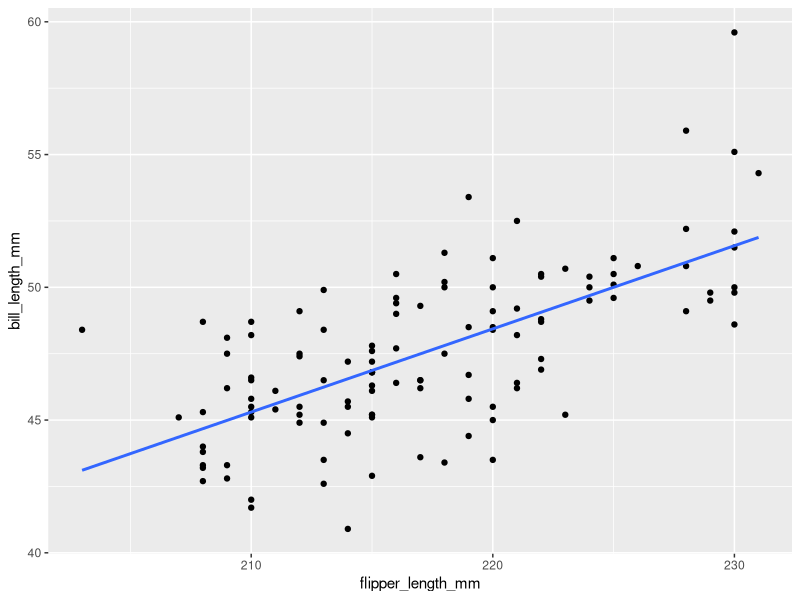
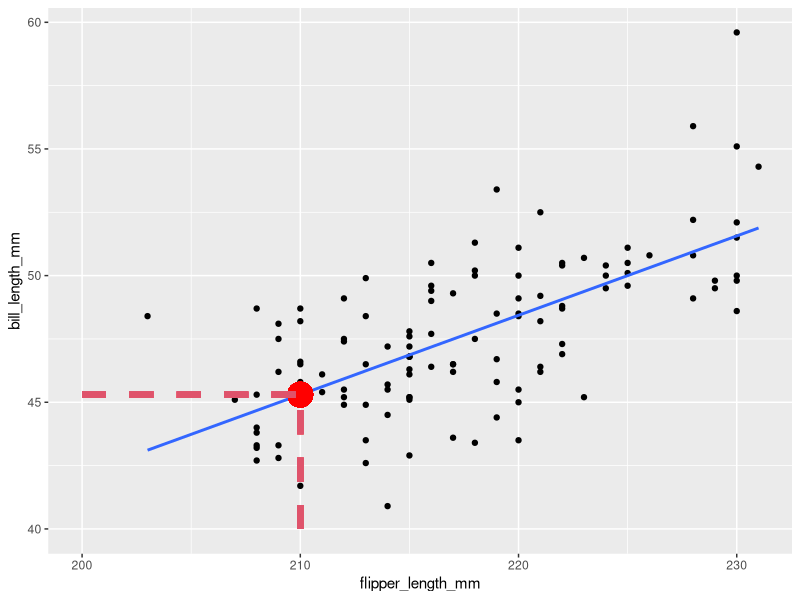
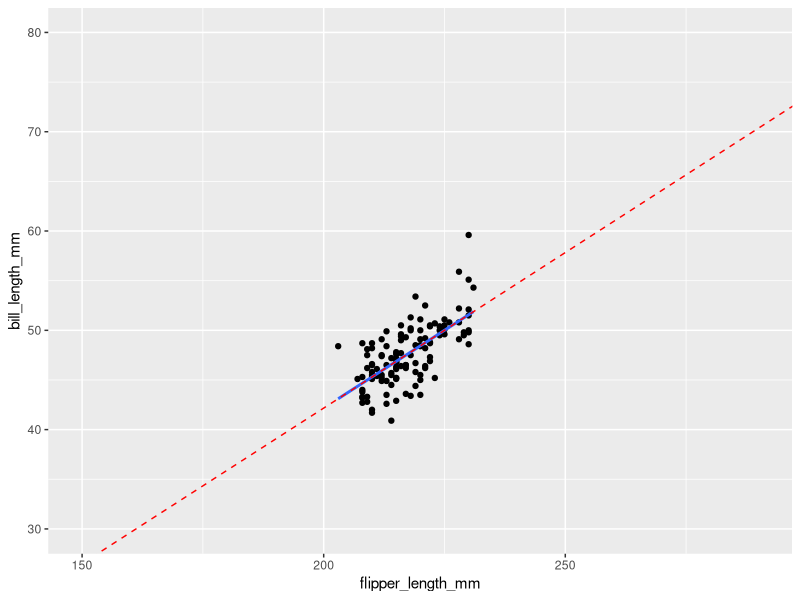
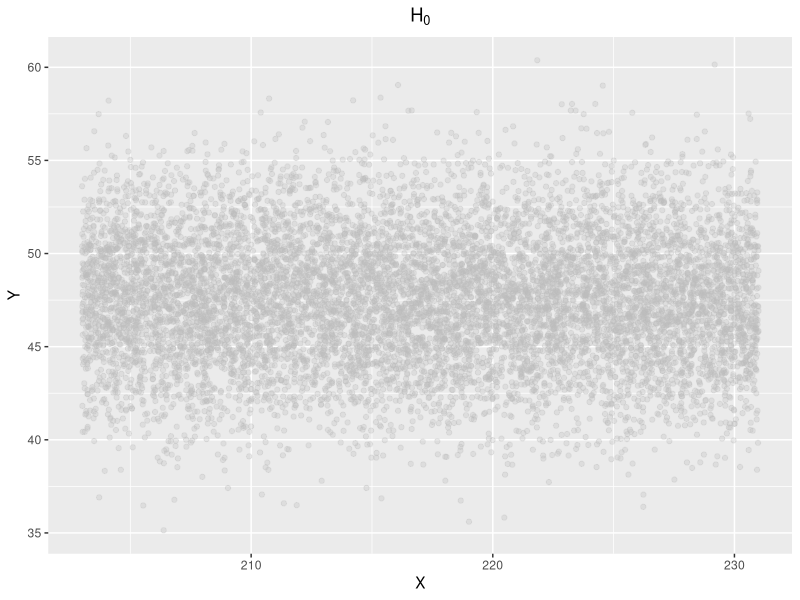
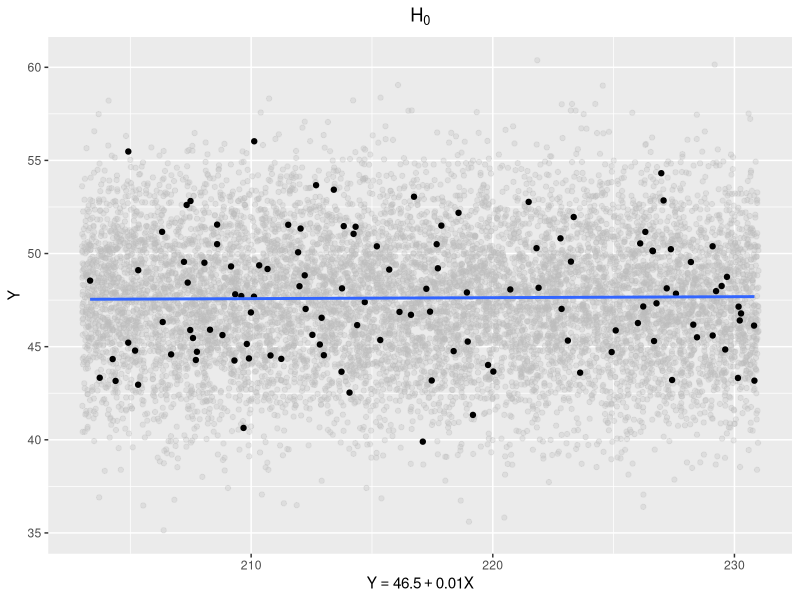
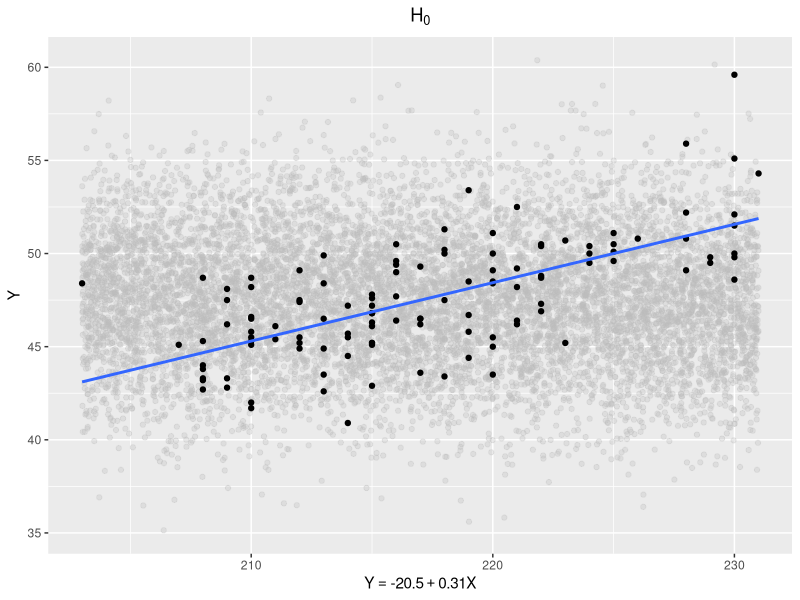
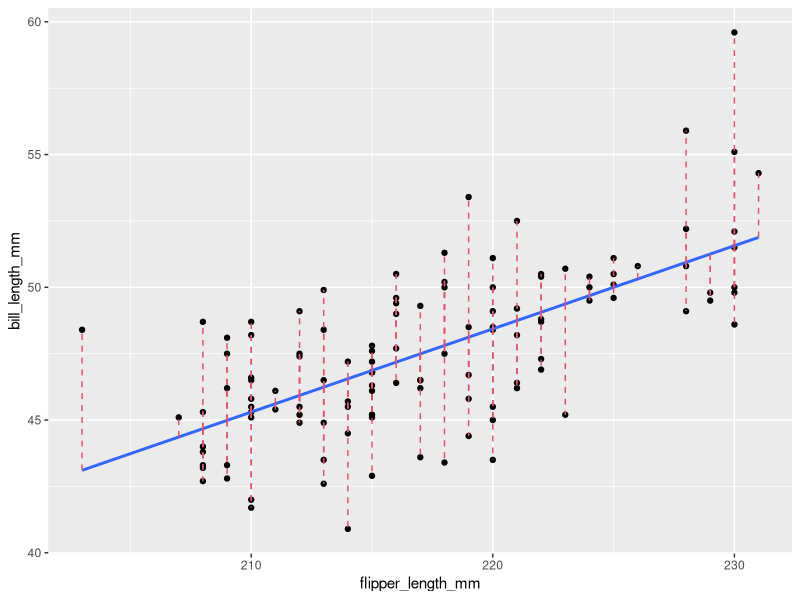
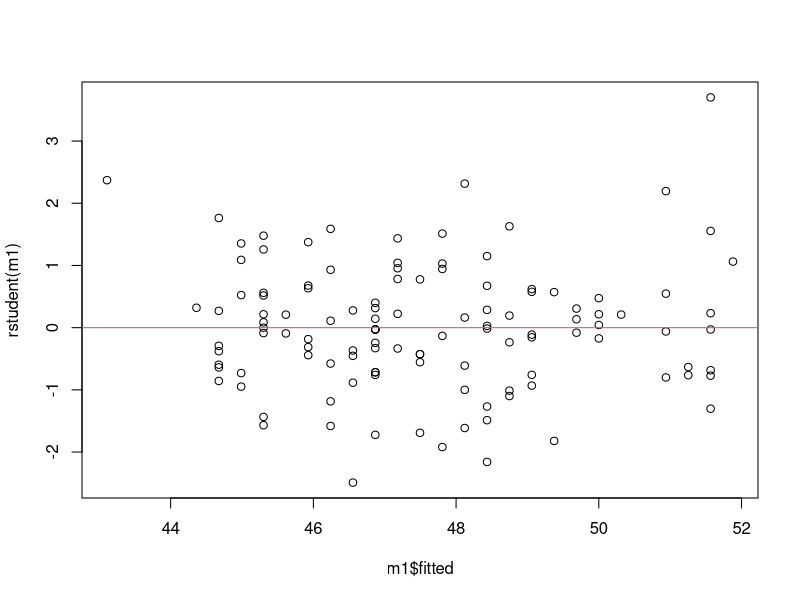

Write the R code that produced these figures, in order.
library(tidyverse)
library(palmerpenguins)
options(repr.plot.width=6, repr.plot.height=4)

data(penguins)
penguins %>% head()

penguins %>% 
  distinct(species, island)

Gentoo = penguins %>% 
  filter(species == 'Gentoo') %>% 
  na.omit() 
Gentoo %>% dim()

plt1 = ggplot(data = Gentoo, mapping = aes(x = flipper_length_mm, y = bill_length_mm)) +
    geom_point() +
    geom_smooth(method = 'lm', se = F)
plt1

m1 = lm(bill_length_mm ~ flipper_length_mm, data = Gentoo)
m1

(beta0 = m1$coefficients[1])
(beta1 = m1$coefficients[2])

Xextra = 210
(bico_predito = beta0 + beta1 * Xextra)

Xextra = 210
(bico_predito = beta0 + beta1 * Xextra)
plt1 +
    geom_point(aes(x = Xextra, y = bico_predito), colour="red", size = 8) +
    geom_segment(aes(x = 200, xend = Xextra, y = bico_predito, yend = bico_predito), linetype = 2, col = 2, size = 2) +
    geom_segment(aes(x = Xextra, xend = Xextra, y = 40, yend = bico_predito), linetype = 2, col = 2, size = 2)


plt1 +
    xlim(c(150, 290)) + ylim(c(30, 80)) +
    geom_abline(intercept = beta0, slope = beta1, color = "red", linetype = 'dashed')


summary(m1)

(beta1 = summary(m1)$coefficients[2,1])
(s_beta1 = summary(m1)$coefficients[2,2])
(BETA1 = 0)
(tc = (beta1 - BETA1) / s_beta1)
(gl = df.residual(m1))

pt(tc, df = gl, lower.tail = F) * 2

N = 10000
s_x = sd(Gentoo$flipper_length_mm)/1.96
BETA0 = mean(Gentoo$bill_length_mm)
BETA1 = 0
X = runif(N, min(Gentoo$flipper_length_mm), max(Gentoo$flipper_length_mm))
Y = rnorm(n = N, mean = BETA0 + BETA1 * X, sd = s_x)
df = data.frame(Y,X)
head(df)
dim(df)

plt2 = ggplot(df, mapping = aes(x = X, y = Y)) +
    geom_point(alpha = 0.3, color = 'grey') +
    ggtitle(label = expression(H[0])) +
    theme(plot.title = element_text(hjust = 0.5))

plt2

amostra = df %>% 
    sample_n(5)
amostra

amostra = df %>% 
    sample_n(120)

m_sim = lm(Y ~ X, data = amostra)
b0a = as.numeric(summary(m_sim)$coefficients[1,1])
b1a = summary(m_sim)$coefficients[2,1]
texto = bquote(Y == .(round(b0a,1)) + .(round(b1a,2)) * X)

plt2 +
    geom_point(data = amostra, color = 1) +
    geom_smooth(data = amostra, method = 'lm', se = F) +
    xlab(texto)


b0a = as.numeric(summary(m1)$coefficients[1,1])
b1a = summary(m1)$coefficients[2,1]
texto = bquote(Y == .(round(b0a,1)) + .(round(b1a,2)) * X)

plt2 +
    geom_point(data = Gentoo, mapping = aes(x = flipper_length_mm, y = bill_length_mm)) +
    geom_smooth(data = Gentoo, mapping = aes(x = flipper_length_mm, y = bill_length_mm), 
                method = 'lm', se = F) +
    xlab(texto)

summary(m1)
plt1 +
    geom_segment(aes(x = flipper_length_mm, 
                     xend = flipper_length_mm, 
                     y = predict(m1), 
                     yend = bill_length_mm), color = 2, linetype = 2)

plot(rstudent(m1) ~ m1$fitted)
abline(h = 0, col = 2)

hist(rstudent(m1), freq = F, breaks = 15)
curve(dnorm(x),-5,5,add=T,col="blue")
shapiro.test(rstudent(m1))

qqnorm(rstudent(m1), pch = 1, frame = FALSE)
qqline(rstudent(m1), col = "steelblue", lwd = 2)

plt1

m1 = lm(bill_length_mm ~ flipper_length_mm, data = Gentoo)
summary(m1)

options(repr.plot.width=7, repr.plot.height=7)
par(mfrow = c(2,2))
plot(m1)
